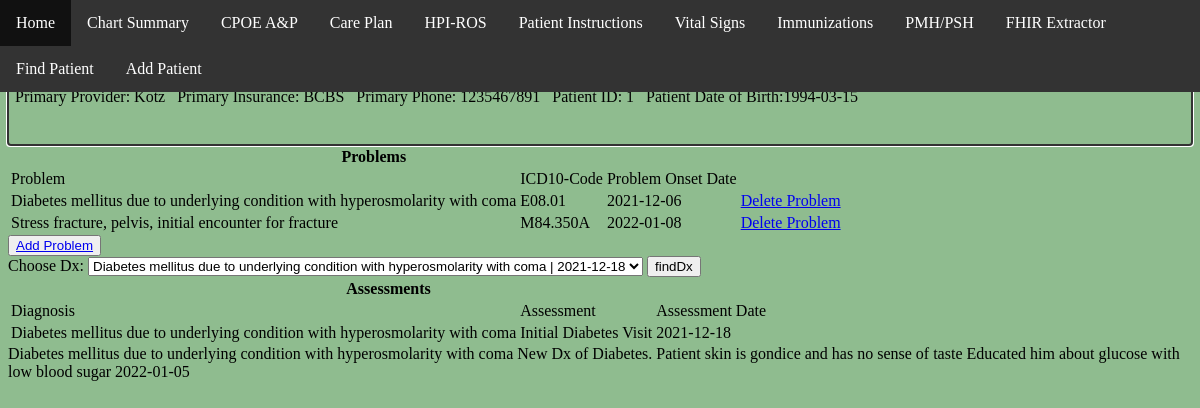
Before: /ChartSummary/1 with the older database file.
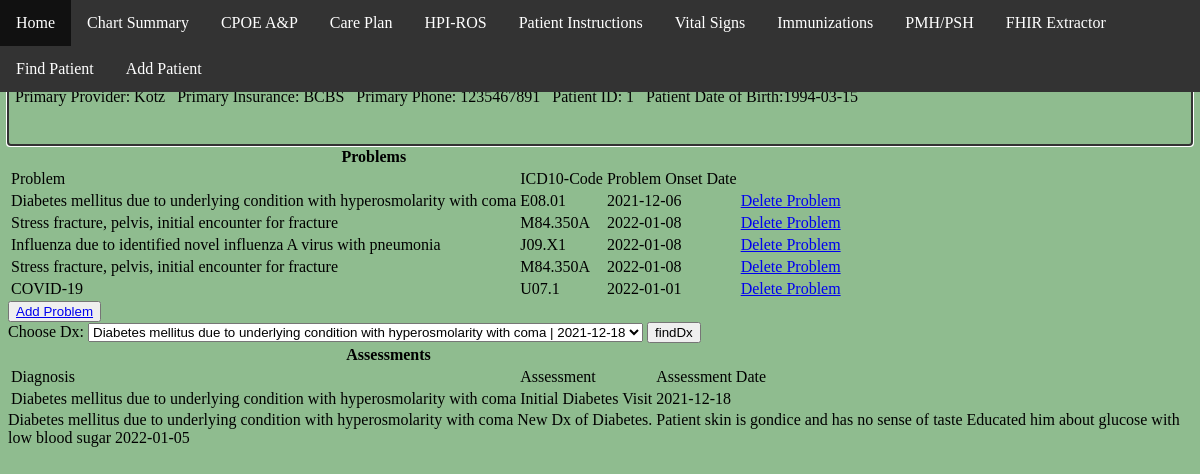
After: the same page with the newer database file.
### main.py (models this page shows)
class Patients(db.Model):
    id = db.Column(db.Integer, primary_key=True)
    First = db.Column(db.String(40))
    Last = db.Column(db.String(100))
    DateOfBirth = db.Column(db.String(90))
    Age = db.Column(db.String(10))
    Insurance = db.Column(db.String(150))
    PrimaryProvider = db.Column(db.String(50))
    Phone = db.Column(db.String(50))

class PatientProblems(db.Model):
    id = db.Column(db.Integer, primary_key=True)
    DxName = db.Column(db.String(25))
    DxCode = db.Column(db.String(10), nullable=True)
    DxOnSetDate = db.Column(db.String(10), nullable=True)
    PID = db.Column(db.Integer, db.ForeignKey('patients.id'), autoincrement=True)

class PatientAssessments(db.Model):
    id = db.Column(db.Integer, primary_key=True)
    DxName = db.Column(db.String(25))
    Assessment = db.Column(db.String(500))
    AssessmentDate = db.Column(db.String(10))
    PID = db.Column(db.Integer, db.ForeignKey('patients.id'))

### main.py (the view, shortened to what this page needs)
@app.route('/ChartSummary/<pid>', defaults={'dxDDCode': None}, methods=['POST', 'GET'])
@app.route('/ChartSummary/<pid>/<dxDDCode>', methods=['POST', 'GET'])
def ChartSummary(pid, dxDDCode):
    patient = Patients.query.filter_by(id=pid)
    patientProblems = PatientProblems.query.filter_by(PID=pid)
    patientAssessments = PatientAssessments.query.filter_by(PID=pid)
    return render_template('chartSummary.html', patient=patient, patientProblems=patientProblems,
                           patientAssessments=patientAssessments, dxDDCode=dxDDCode)

### templates/chartSummary.html (shortened to what this page needs)
{% extends "patientBanner.html" %}
{% block content %}
{% for pt in patient %}
<div class="banner" >
<table id="bannerTable">
        <tr>
            <th colspan="2.5"><div class="bannerName"> {{ pt.First }} </div></th>
            <th colspan="2.5"><div class="bannerName"> {{ pt.Last }} </div></th>
        </tr>
        <tr>
            <td> Primary Provider: {{ pt.PrimaryProvider }} </td>
            <td> Primary Insurance: {{ pt.Insurance }} </td>
            <td> Primary Phone: {{ pt.Phone }} </td>
            <td> Patient ID: {{ pt.id }} </td>
            <td id="dateOfBirth"> Patient Date of Birth:{{ pt.DateOfBirth }} </td>
        </tr>
    </table> <br> <br>
</div>
<div class="chartSummaryProblemsTable">
    <table class="chartSummaryProblemsTable">
    <tr>
        <th id="chartSummaryProblemsTableHeader" colspan="3">Problems</th>
    </tr>
    <tr>
        <td class="chartSummaryProblemsTableHeaders">Problem</td>
        <td class="chartSummaryProblemsTableHeaders">ICD10-Code</td>
        <td class="chartSummaryProblemsTableHeaders">Problem Onset Date</td>
    </tr>
    {% for prob in patientProblems %}
    <tr>
        <td class="chartSummaryProblemsTableTd">{{ prob.DxName }}</td>
        <td class="chartSummaryProblemsTableTd">{{ prob.DxCode }}</td>
        <td class="chartSummaryProblemsTableTd">{{ prob.DxOnSetDate }}</td>
        <td class="chartSummaryProblemsTableTd"><a href="/DeleteProblem/{{ prob.id }}/{{ prob.PID }}">Delete Problem</a></td>
    </tr>
    {% endfor %}
</table></div>
<button id="addProblem" name="Submit" value="Add Problem"><a href="/AddProblem/{{ pt.id }}"><div class="addProblem">Add Problem</div></a></button>
<form action="/ChartSummary/{{ pt.id }}/{{ dxDDCode }}" method='POST'>
    <label> Choose Dx:
            <select id="DxDD" name="DxDD">
               {% for aP in patientAssessments %}
               <option>{{ aP.DxName }} | {{ aP.AssessmentDate }}</option>
               {% endfor %}
            </select>
        </label>
    <input type="submit" value="findDx" name="Submit">
</form>
<div class="chartSummaryAssessmentsTable">
    <table class="chartSummaryAssessmentsTable">
        <tr>
            <th class="chartSummaryAssessmentsTableHeader" colspan="3">Assessments</th>
        </tr>
        <tr>
        <td class="chartSummaryAssessmentsTableHeaders">Diagnosis</td>
        <td class="chartSummaryAssessmentsTableHeaders">Assessment</td>
        <td class="chartSummaryAssessmentsTableHeaders">Assessment Date</td>
        </tr>
  {% for aP in patientAssessments %}
    <tr>
        <td class="chartSummaryAssessmentsTableTd">{{ aP.DxName }}</td>
        <td class="chartSummaryAssessmentsTableTd">{{ aP.Assessment }}</td>
        <td class="chartSummaryAssessmentsTableTd">{{ aP.AssessmentDate }}</td>
    </tr>
    </table></div>
     {% endfor %}
{% endfor %}
{% endblock %}

### templates/base.html (shortened to what this page needs)
<!DOCTYPE html>
<html lang="en">
<head>
    <link href="/static/style.css" rel="stylesheet"/>
    <link rel="stylesheet" href="https://use.fontawesome.com/releases/v5.6.3/css/all.css">
</head>
<body>
 {% for pt in patient %}
 <div id="navBar1">
        <nav>
            <ul>
                <li> <a href="/home/{{ pt.id }}">Home</a></li>
                <li> <a href="/ChartSummary/{{ pt.id }}">Chart Summary</a></li>
                <li> <a href="/CPOE/{{ pt.id }}">CPOE A&P</a> </li>
                <li> <a href="/CarePlan/{{ pt.id}}">Care Plan</a> </li>
                <li> <a href="/HPI">HPI-ROS</a></li>
                <li> <a href="/PtInstructions">Patient Instructions</a></li>
                <li> <a href="/VS">Vital Signs</a></li>
                <li> <a href="/Immunizations">Immunizations</a></li>
                <li> <a href="/PMHPSH">PMH/PSH</a></li>
                <li> <a href="/FHIRExtract">FHIR Extractor</a> </li>
                <li id="right1"> <a href="/findPatient">Find Patient</a></li>
                <li id="right2"> <a href="/AddPt">Add Patient</a></li>
            </ul>
        </nav>
    </div>
 {% endfor %}
</body>
</html>

Changed rows visible on the page:
added PatientProblems: DxName "Influenza due to identified novel influenza A virus with pneumonia", DxCode "J09.X1", DxOnSetDate "2022-01-08"
added PatientProblems: DxName "Stress fracture, pelvis, initial encounter for fracture", DxCode "M84.350A", DxOnSetDate "2022-01-08"
added PatientProblems: DxName "COVID-19", DxCode "U07.1", DxOnSetDate "2022-01-01"
